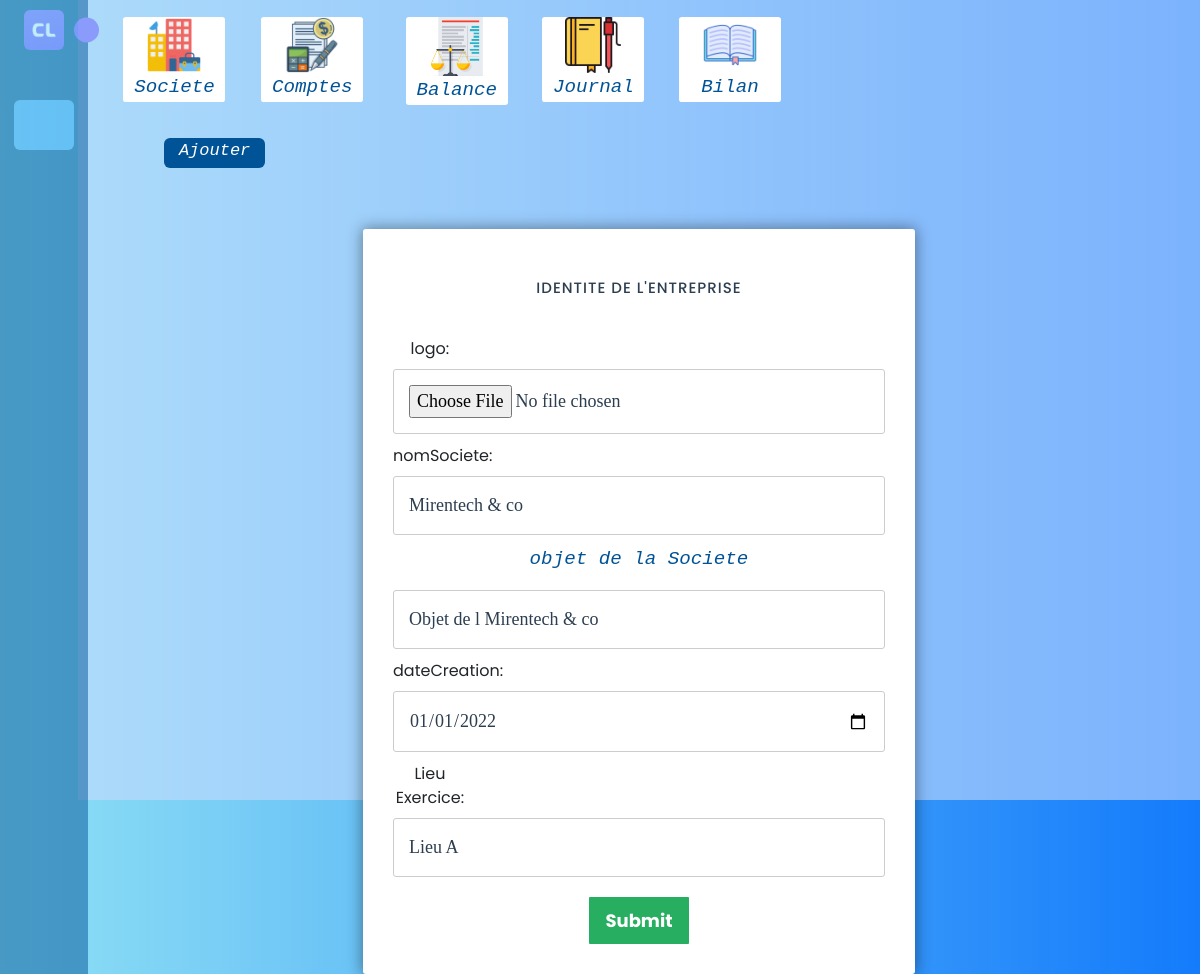
Page /SI-ITU/update/Update/Entreprise?id=1 on the committed database.
### tables this page shows
CREATE TABLE identite_Entreprise (
    id INTEGER AUTO_INCREMENT PRIMARY KEY ,
    logo VARCHAR(255) null,
    nomSociete VARCHAR(255) null,
    objetSociete varchar(255) null,
    dateCreation DATE null ,
    LieuExercice VARCHAR(255) null
);

### SI-ITU/application/views/templates/template.php (called while the page is built, shortened)
<?php
    $header = "templates/header";
    if($categorie == "S")
    {
        $header = "templates/headerS";
    }
    $this->load->view($header);
    $this->load->view($content);
?>

### SI-ITU/application/controllers/update/Update.php (called while the page is built, shortened)
<?php
class Update extends CI_Controller
{
    public function Entreprise()
    {
        $logo = $this->input->post('logo');
        $dateCreation = $this->input->post('dateCreation');
        $nomSociete = $this->input->post('nomSociete');
        $objetSociete = $this->input->post('objetSociete');
        $LieuExercice = $this->input->post('LieuExercice');
        $data = array(
            'logo' => $logo,
            'dateCreation' => $dateCreation,
            'nomSociete' => $nomSociete,
            'objetSociete' => $objetSociete,
            'LieuExercice' => $LieuExercice,
            'nomSociete' => $nomSociete,
        );
        $data['categorie'] = "S";
        $data['content'] = "update/Entreprise";
        $this->load->view('templates/template', $data);
    }
}

### SI-ITU/index.php (called while the page is built, shortened)
<?php
require_once BASEPATH.'core/CodeIgniter.php';

### SI-ITU/application/views/update/Entreprise.php (the view, shortened to what this page needs)
<?php
$id = $_GET['id'];
$query = $this->db->get_where('identite_Entreprise', array('id' => $id));
$identite_Entreprise = $query->row();
?>
       <form id="msform" action="<?php echo site_url('up/Update/identite_Entreprise')?>" method="POST">
            <fieldset><h2 class="fs-title">Identite de l'Entreprise</h2>
<label for="logo">logo: </label>
              <input value="<?php echo "$identite_Entreprise->logo" ?>" type="file" name="logo" />
<label for="nomSociete">nomSociete: </label>
              <input value="<?php echo "$identite_Entreprise->nomSociete" ?>" type="text" name="nomSociete" />
           <p>objet de la Societe </p>
              <input value="<?php echo "$identite_Entreprise->objetSociete" ?>" type="text" name="objetSociete" />
<label for="dateCreation">dateCreation: </label>
              <input value="<?php echo "$identite_Entreprise->dateCreation" ?>"type="date" name="dateCreation" />
       <label for="lieu">Lieu Exercice: </label>
              <input value="<?php echo "$identite_Entreprise->LieuExercice" ?>"type="text" name="LieuExercice" />
       <button class="submit action-button" target="_top">Submit</a>
            </fieldset>
          </form>
    </section>
</body>
</html>

### SI-ITU/assets/css/style.css (style rules this page uses)
* { box-sizing: border-box; -webkit-box-sizing: border-box; -moz-box-sizing: border-box; }
body { font-family: 'lato', sans-serif; -webkit-font-smoothing: antialiased; background: linear-gradient(270deg, #0070fbeb, #8fe1f4); padding: 0; margin: 0; height: 100vh; }
h2 { text-align: center; font-size: 18px; text-transform: uppercase; letter-spacing: 1px; color: black; padding: 30px 0; }

### SI-ITU/assets/css/left.css (style rules this page uses)
* { margin: 0; padding: 0; box-sizing: border-box; font-family: 'Poppins', sans-serif; }
:root { --body-color: #E4E9F7; --sidebar-color: #FFF; --primary-color: #695CFE; --primary-color-light: #F6F5FF; --toggle-color: #DDD; --text-color: #707070; --tran-03: all 0.2s ease; --tran-03: all 0.3s ease; --tran-04: all 0.3s ease; --tran-05: all 0.3s ease; }
body { min-height: 100vh; background-color: var(--body-color); transition: var(--tran-05); }

### SI-ITU/application/views/update/Entreprise.php (style rules this page uses)
body { font-family: montserrat, arial, verdana; }
#msform { width: 690px; margin: 50px auto; text-align: center; position: relative; }
#msform fieldset { background: white; border: 0 none; border-radius: 3px; box-shadow: 0 0 15px 1px rgba(0, 0, 0, 0.4); padding: 20px 30px; box-sizing: border-box; width: 80%; margin: 0 10%; position: relative; }
#msform input, #msform textarea { padding: 15px; border: 1px solid #ccc; border-radius: 3px; margin-bottom: 10px; width: 100%; box-sizing: border-box; font-family: montserrat; color: #2C3E50; font-size: 18px; }
#msform .action-button { width: 100px; background: #27AE60; font-weight: bold; color: white; border: 0 none; border-radius: 1px; cursor: pointer; padding: 10px; margin: 10px 5px; text-decoration: none; font-size: 18px; }
.fs-title { font-size: 15px; text-transform: uppercase; color: #2C3E50; margin-bottom: 10px; }
label { margin-right: 85%; display: inline-block; margin-bottom: 0.5rem; }

### rows in the picture
identite_entreprise: nomSociete "Mirentech & co", objetSociete "Objet de l Mirentech & co", dateCreation "01/01/2022", LieuExercice "Lieu A"
